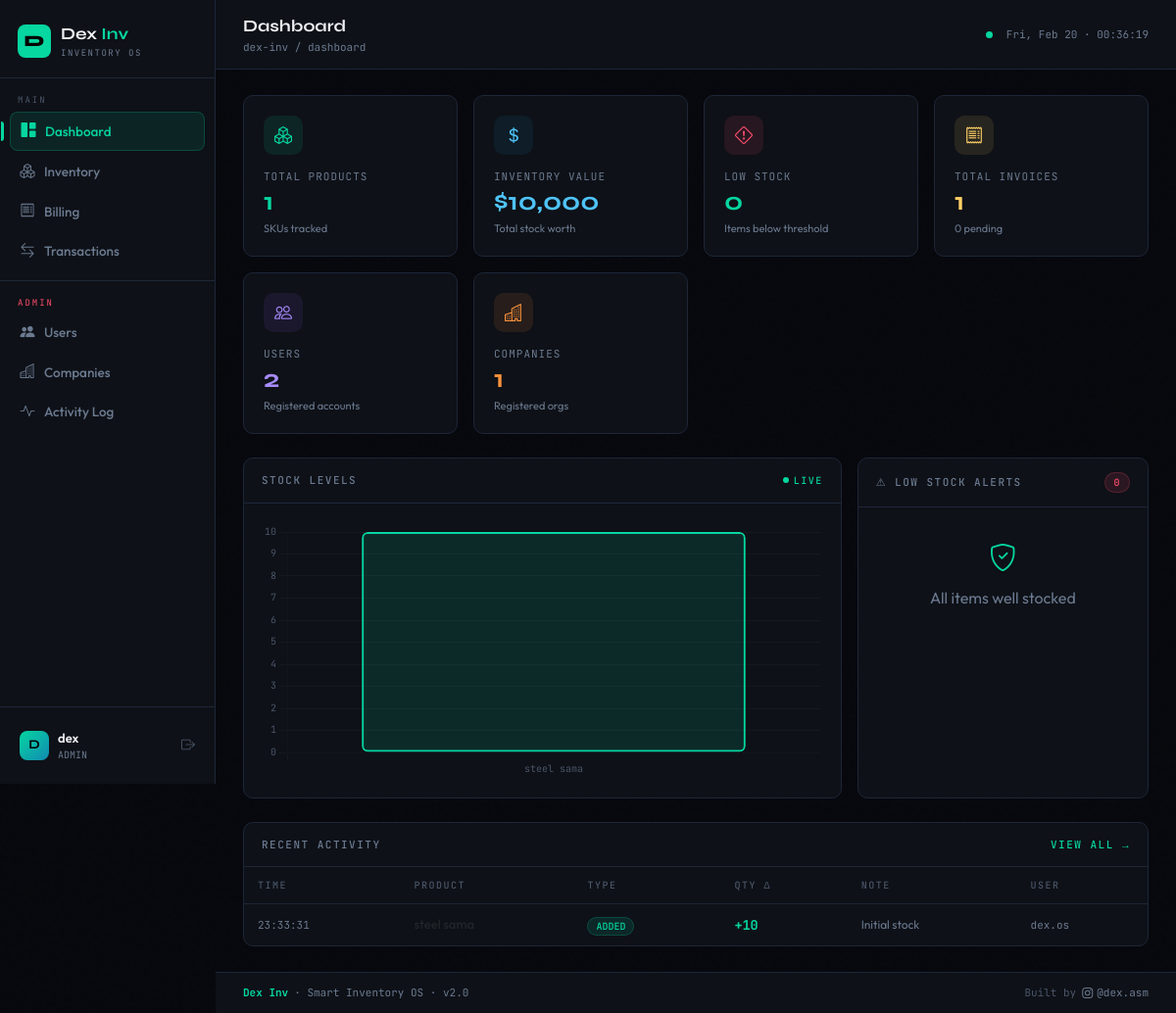
The app's page /dashboard (signed in) with its own data.
### tables this page shows
CREATE TABLE transactions (
            id INTEGER PRIMARY KEY,
            product_id INTEGER,
            product_name TEXT,
            type TEXT,
            quantity_change INTEGER,
            note TEXT,
            user_id INTEGER,
            timestamp TEXT DEFAULT CURRENT_TIMESTAMP
        );

CREATE TABLE users (
            id INTEGER PRIMARY KEY,
            username TEXT UNIQUE NOT NULL,
            password TEXT NOT NULL,
            email TEXT,
            role TEXT DEFAULT 'user',
            company_id INTEGER,
            last_login TEXT,
            created_at TEXT DEFAULT CURRENT_TIMESTAMP,
            FOREIGN KEY(company_id) REFERENCES companies(id)
        );

### app.py (the view, shortened to what this page needs)
@app.route('/dashboard')
@login_required
def dashboard():
    conn = get_db()
    cid = session.get('company_id')
    if session['role'] == 'admin':
        products = conn.execute("SELECT * FROM products ORDER BY quantity ASC").fetchall()
        invoices_count = conn.execute("SELECT COUNT(*) as c FROM invoices").fetchone()['c']
        users_count    = conn.execute("SELECT COUNT(*) as c FROM users").fetchone()['c']
        companies_count= conn.execute("SELECT COUNT(*) as c FROM companies").fetchone()['c']
        recent_tx = conn.execute("SELECT t.*, u.username FROM transactions t LEFT JOIN users u ON t.user_id=u.id ORDER BY t.id DESC LIMIT 8").fetchall()
        pending_inv = conn.execute("SELECT COUNT(*) as c FROM invoices WHERE status='sent'").fetchone()['c']
    total_value = sum(p['quantity'] * p['price'] for p in products)
    low_stock = [p for p in products if p['quantity'] < p['threshold']]
    chart_labels = [p['name'][:14] for p in products]
    chart_data   = [p['quantity'] for p in products]
    chart_colors = ['#ff4d6d' if p['quantity'] < p['threshold'] else '#06d6a0' for p in products]
    conn.close()
    return render_template('dashboard.html',
        products=products, total_value=total_value, low_stock=low_stock,
        recent_tx=recent_tx, chart_labels=chart_labels, chart_data=chart_data,
        chart_colors=chart_colors, low_count=len(low_stock),
        invoices_count=invoices_count, users_count=users_count,
        companies_count=companies_count, pending_inv=pending_inv)

### app.py (called while the page is built)
def get_db():
    conn = sqlite3.connect(DB)
    conn.row_factory = sqlite3.Row
    return conn

def login_required(f):
    @wraps(f)
    def wrap(*a, **kw):
        if 'user' not in session: return redirect(url_for('login'))
        return f(*a, **kw)
    return wrap

### templates/dashboard.html (shortened to what this page needs)
{% extends 'base.html' %}
{% block pagetitle %}
  Dashboard
{% endblock %}
{% block breadcrumb %}dex-inv / dashboard{% endblock %}
{% block content %}
<div class="row g-3 mb-4">
  <div class="col-6 col-xl-3">
    <div class="stat-card" style="--glow-color:rgba(6,214,160,.05);--glow-border:rgba(6,214,160,.25);animation-delay:.0s">
      <div class="stat-icon-bg" style="background:rgba(6,214,160,.1);color:#06d6a0"><i class="bi bi-boxes" style="font-size:18px"></i></div>
      <div class="stat-label">Total Products</div>
      <div class="stat-value" style="color:#06d6a0">{{ products|length }}</div>
      <div class="stat-sub">SKUs tracked</div>
    </div>
  </div>
  <div class="col-6 col-xl-3">
    <div class="stat-card" style="--glow-color:rgba(17,138,178,.05);--glow-border:rgba(17,138,178,.3);animation-delay:.06s">
      <div class="stat-icon-bg" style="background:rgba(17,138,178,.1);color:#4fc3f7"><i class="bi bi-currency-dollar" style="font-size:18px"></i></div>
      <div class="stat-label">Inventory Value</div>
      <div class="stat-value" style="color:#4fc3f7">${{ '{:,.0f}'.format(total_value) }}</div>
      <div class="stat-sub">Total stock worth</div>
    </div>
  </div>
  <div class="col-6 col-xl-3">
    <div class="stat-card" style="--glow-color:rgba(255,77,109,.05);--glow-border:rgba(255,77,109,.25);animation-delay:.12s">
      <div class="stat-icon-bg" style="background:rgba(255,77,109,.1);color:#ff4d6d"><i class="bi bi-exclamation-diamond" style="font-size:18px"></i></div>
      <div class="stat-label">Low Stock</div>
      <div class="stat-value" style="color:{% if low_count>0 %}#ff4d6d{% else %}#06d6a0{% endif %}">{{ low_count }}</div>
      <div class="stat-sub">Items below threshold</div>
    </div>
  </div>
  <div class="col-6 col-xl-3">
    <div class="stat-card" style="--glow-color:rgba(255,209,102,.05);--glow-border:rgba(255,209,102,.25);animation-delay:.18s">
      <div class="stat-icon-bg" style="background:rgba(255,209,102,.1);color:#ffd166"><i class="bi bi-receipt" style="font-size:18px"></i></div>
      <div class="stat-label">{% if session.role == 'admin' %}Total Invoices{% else %}My Invoices{% endif %}</div>
      <div class="stat-value" style="color:#ffd166">{{ invoices_count }}</div>
      <div class="stat-sub">{{ pending_inv }} pending</div>
    </div>
  </div>
  {% if session.role == 'admin' %}
  <div class="col-6 col-xl-3">
    <div class="stat-card" style="--glow-color:rgba(139,92,246,.05);--glow-border:rgba(139,92,246,.25);animation-delay:.24s">
      <div class="stat-icon-bg" style="background:rgba(139,92,246,.1);color:#a78bfa"><i class="bi bi-people" style="font-size:18px"></i></div>
      <div class="stat-label">Users</div>
      <div class="stat-value" style="color:#a78bfa">{{ users_count }}</div>
      <div class="stat-sub">Registered accounts</div>
    </div>
  </div>
  <div class="col-6 col-xl-3">
    <div class="stat-card" style="--glow-color:rgba(251,146,60,.05);--glow-border:rgba(251,146,60,.25);animation-delay:.3s">
      <div class="stat-icon-bg" style="background:rgba(251,146,60,.1);color:#fb923c"><i class="bi bi-buildings" style="font-size:18px"></i></div>
      <div class="stat-label">Companies</div>
      <div class="stat-value" style="color:#fb923c">{{ companies_count }}</div>
      <div class="stat-sub">Registered orgs</div>
    </div>
  </div>
  {% endif %}
</div>
<div class="row g-3 mb-4">
  <div class="col-lg-8">
    <div class="card h-100" style="animation:statIn .5s .25s both">
      <div class="card-hd">
        <span>Stock Levels</span>
        <span style="color:var(--accent);font-size:10px;display:flex;align-items:center;gap:5px">
          <span style="width:6px;height:6px;border-radius:50%;background:var(--accent);display:inline-block;animation:pulse-dot 2s infinite"></span>Live
        </span>
      </div>
      <div style="padding:20px">
        <canvas id="stockChart" style="max-height:260px"></canvas>
      </div>
    </div>
  </div>
  <div class="col-lg-4">
    <div class="card h-100" style="animation:statIn .5s .32s both">
      <div class="card-hd">
        <span>⚠ Low Stock Alerts</span>
        <span class="chip chip-red">{{ low_count }}</span>
      </div>
      <div style="overflow-y:auto;max-height:300px">
        {% if low_stock %}
          {% for p in low_stock %}
          <div style="padding:11px 16px;border-bottom:1px solid var(--border);display:flex;align-items:center;justify-content:space-between;transition:background .12s;"
               onmouseenter="this.style.background='rgba(255,77,109,.04)'" onmouseleave="this.style.background=''">
            <div>
              <div style="font-size:13px;font-weight:500">{{ p.name }}</div>
              <div style="font-size:10px;color:var(--muted2);font-family:var(--font-mono)">{{ p.sku }}</div>
            </div>
            <div style="text-align:right">
              <div style="font-family:var(--font-mono);font-size:18px;color:#ff4d6d;font-weight:700;line-height:1">{{ p.quantity }}</div>
              <div style="font-size:9px;color:var(--muted2)">min {{ p.threshold }}</div>
            </div>
          </div>
          {% endfor %}
        {% else %}
          <div style="padding:30px;text-align:center;color:var(--muted2)">
            <i class="bi bi-shield-check" style="font-size:28px;color:#06d6a0;display:block;margin-bottom:8px"></i>
            All items well stocked
          </div>
        {% endif %}
      </div>
    </div>
  </div>
</div>
<div class="card" style="animation:statIn .5s .38s both">
  <div class="card-hd">
    <span>Recent Activity</span>
    <a href="/transactions" style="color:var(--accent);font-size:11px;text-decoration:none;font-family:var(--font-mono)">View all →</a>
  </div>
  <div style="overflow-x:auto">
    <table class="dtable">
      <thead><tr>
        <th>Time</th><th>Product</th><th>Type</th><th>Qty Δ</th><th>Note</th>
        {% if session.role=='admin' %}<th>User</th>{% endif %}
      </tr></thead>
      <tbody>
        {% for tx in recent_tx %}
        <tr>
          <td style="font-family:var(--font-mono);font-size:11px;color:var(--muted2)">{{ tx.timestamp[-8:] if tx.timestamp else '—' }}</td>
          <td style="font-weight:500;font-size:13px">{{ tx.product_name }}</td>
          <td>
            {% set tc = tx.type.lower() %}
            <span class="chip {% if tc=='restock' or tc=='added' %}chip-green{% elif tc=='dispatch' %}chip-yellow{% elif tc=='deleted' %}chip-red{% else %}chip-blue{% endif %}">
              {{ tx.type }}
            </span>
          </td>
          <td style="font-family:var(--font-mono);font-weight:700;color:{% if tx.quantity_change>0 %}#06d6a0{% elif tx.quantity_change<0 %}#ff4d6d{% else %}var(--muted2){% endif %}">
            {{ '+' if tx.quantity_change > 0 else '' }}{{ tx.quantity_change }}
          </td>
          <td style="color:var(--muted2);font-size:12px">{{ tx.note or '—' }}</td>
          {% if session.role=='admin' %}<td style="font-family:var(--font-mono);font-size:11px;color:var(--muted2)">{{ tx.username or '—' }}</td>{% endif %}
        </tr>
        {% else %}
        <tr><td colspan="6" style="text-align:center;padding:30px;color:var(--muted2)">No activity yet.</td></tr>
        {% endfor %}
      </tbody>
    </table>
  </div>
</div>
{% endblock %}
{% block scripts %}
<script>
const labels = {{ chart_labels|tojson }};
const data   = {{ chart_data|tojson }};
const colors = {{ chart_colors|tojson }};
const ctx = document.getElementById('stockChart').getContext('2d');
new Chart(ctx,{
  type:'bar',
  data:{
    labels,
    datasets:[{
      label:'Quantity',
      data,
      backgroundColor:colors.map(c=>c+'22'),
      borderColor:colors,
      borderWidth:2,
      borderRadius:6,
      borderSkipped:false,
    }]
  },
  options:{
    responsive:true,maintainAspectRatio:true,
    animation:{duration:800,easing:'easeOutQuart'},
    plugins:{legend:{display:false},tooltip:{
      backgroundColor:'#0e1117',titleColor:'#6b7a90',
      bodyColor:'#eef0f4',borderColor:'#1d2638',borderWidth:1,
      padding:10,cornerRadius:8,
    }},
    scales:{
      x:{grid:{color:'rgba(255,255,255,.03)',drawBorder:false},ticks:{color:'#4a5568',font:{size:10,family:'JetBrains Mono'}}},
      y:{grid:{color:'rgba(255,255,255,.03)',drawBorder:false},ticks:{color:'#4a5568',font:{size:10,family:'JetBrains Mono'}},beginAtZero:true}
    }
  }
});
</script>
{% endblock %}

### templates/base.html (style rules this page uses)
:root { --bg:#07080d; --surface:#0e1117; --surface2:#141920; --surface3:#1a2130; --border:#1d2638; --border2:#243045; --accent:#06d6a0; --accent2:#118ab2; --accent3:#ffd166; --danger:#ff4d6d; --warn:#ffb703; --text:#eef0f4; --muted:#4a5568; --muted2:#6b7a90; --font-display:'Syne',sans-serif; --font-mono:'JetBrains Mono',monospace; --font-body:'Outfit',sans-serif; --radius:10px; --shadow:0 4px 24px rgba(0,0,0,.4); }
* { box-sizing:border-box;margin:0;padding:0 }
html { scroll-behavior:smooth }
body { background:var(--bg);color:var(--text);font-family:var(--font-body); min-height:100vh;display:flex;flex-direction:column;overflow-x:hidden; }
body::before { content:'';position:fixed;inset:0;pointer-events:none;z-index:0; opacity:.4; }
.card { background:var(--surface);border:1px solid var(--border);border-radius:var(--radius); transition:border-color .2s, box-shadow .2s; }
.card-hd { padding:14px 18px;border-bottom:1px solid var(--border); font-family:var(--font-mono);font-size:11px;font-weight:500; color:var(--muted2);letter-spacing:1.5px;text-transform:uppercase; display:flex;align-items:center;justify-content:space-between; }
.stat-card { background:var(--surface);border:1px solid var(--border);border-radius:var(--radius); padding:20px;position:relative;overflow:hidden; transition:all .25s ease;cursor:default; }
.stat-card::before { content:'';position:absolute;inset:0; background:linear-gradient(135deg,var(--glow-color,transparent) 0%,transparent 60%); opacity:0;transition:opacity .25s; }
.stat-icon-bg { width:40px;height:40px;border-radius:10px; display:flex;align-items:center;justify-content:center;font-size:18px;margin-bottom:14px; }
.stat-label { font-size:11px;color:var(--muted2);font-family:var(--font-mono);letter-spacing:1px;text-transform:uppercase; }
.stat-value { font-family:var(--font-display);font-size:26px;font-weight:700;margin-top:4px;line-height:1; }
.stat-sub { font-size:11px;color:var(--muted2);margin-top:6px; }
.dtable { width:100%;border-collapse:collapse; }
.dtable th { font-family:var(--font-mono);font-size:10px;letter-spacing:1.5px; text-transform:uppercase;color:var(--muted);padding:11px 14px; border-bottom:1px solid var(--border);font-weight:500;white-space:nowrap; }
.dtable td { padding:11px 14px;border-bottom:1px solid rgba(29,38,56,.7);font-size:13.5px;vertical-align:middle; }
.dtable tr:last-child td { border-bottom:none; }
.dtable tbody tr { transition:background .12s; }
.dtable tbody tr.animate-row { animation:rowIn .3s ease both; }
.chip { font-size:10px;padding:2px 8px;border-radius:20px;font-family:var(--font-mono);font-weight:500;white-space:nowrap; }
.chip-green { background:rgba(6,214,160,.12);color:#06d6a0;border:1px solid rgba(6,214,160,.2); }
.chip-red { background:rgba(255,77,109,.12);color:#ff4d6d;border:1px solid rgba(255,77,109,.2); }

### templates/dashboard.html (style rules this page uses)
.stat-card { animation:statIn .5s cubic-bezier(.4,0,.2,1) both; }

### records on screen
transactions: timestamp "23:33:31", product_name "steel sama", type "ADDED", quantity_change "+", quantity_change "10", note "Initial stock", username "dex.os"

### other values on screen
{{ session.user[0].upper() }} "D"
{{ session.user }} "dex"
{{ session.role }} "ADMIN"
{{ products|length }} "1"
{{ '{:,.0f}'.format(total_value) }} "10,000"
{{ low_count }} "0"
{{ invoices_count }} "1"
{{ pending_inv }} "0"
{{ users_count }} "2"
{{ companies_count }} "1"
chart data {{ chart_labels|tojson }} ["steel sama"]
chart data {{ chart_data|tojson }} [10]
